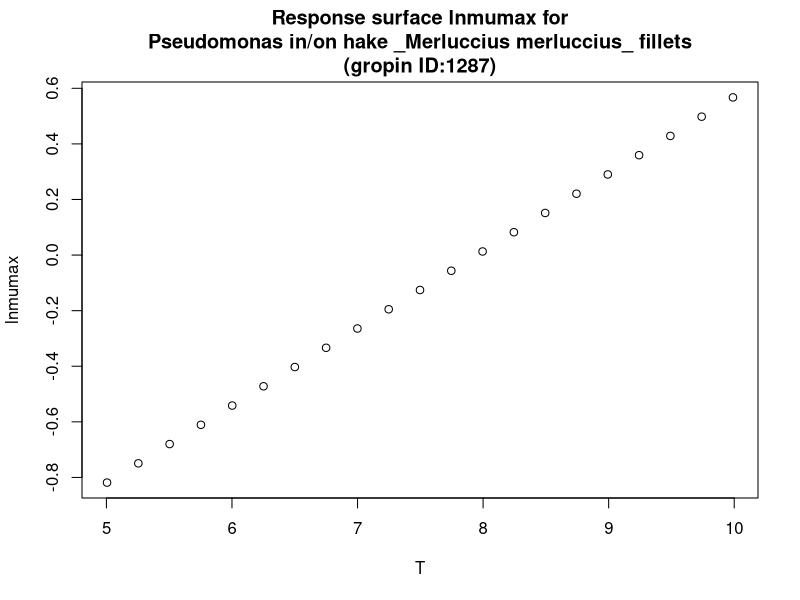

Write R code to recreate this figure.
#############################
# start of Parameter script
#############################
T <- seq(5.005,9.99000999000999,length.out=21)
#############################
# end of Parameter script
#############################
############################# 
# start of Model script Gropin ID 1287 
#############################
 
# constant coefficients for this model
 
variables <- data.frame(T)
argumentsPar <- expand.grid(variables)
 
# heart of the model
response_surface <- function(T) {
   mumax <-0.278*T-2.21

return(mumax=mumax)
} 

# output parameters
responseSurface <- cbind(argumentsPar,response_surface(argumentsPar['T']))
colnames(responseSurface) <- c(colnames(argumentsPar),'lnmumax')
#############################
# End of Model script
#############################
############################# 
# start of Visualisation script Gropin ID 1287 
#############################
plot(T,responseSurface$'lnmumax',xlab='T',
                          ylab='lnmumax',main='Response surface lnmumax for
Pseudomonas in/on hake _Merluccius merluccius_ fillets
(gropin ID:1287)')
#############################
# End of Visualisation script
#############################
